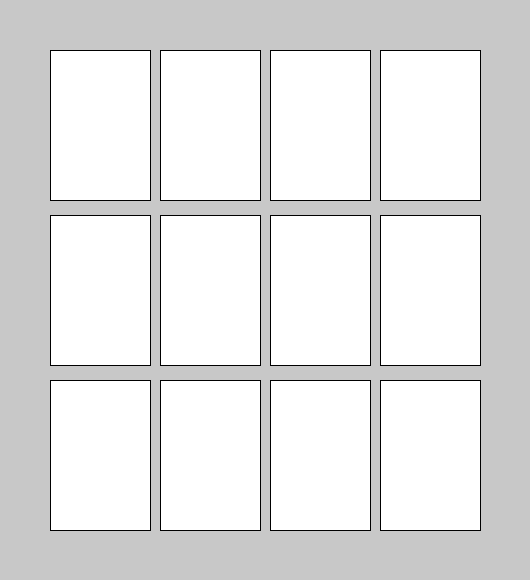
Frame 1 (no input)
Frame 60 (the mouse pressed at the canvas centre just before this capture): identical to frame 1, image omitted
Frame 120 (the mouse held since frame 60 and released just before this capture): identical to frame 1, image omitted

The Processing sketch that drew this single still picture (run headless with seeded random() and noise(); from frame 60 on, the mouse is pressed at the canvas centre):

// Processing sketch: processing_175438
// ── processing_175438.pde

Rectangle rect1;
Rectangle rect2;
Rectangle rect3;
Rectangle rect4;
Rectangle rect5;
Rectangle rect6;
Rectangle rect7;
Rectangle rect8;
Rectangle rect9;
Rectangle rect10;
Rectangle rect11;
Rectangle rect12;


int x1 = 50;
int x2 = 160;
int x3 = 270;
int x4 = 380;
int y1 = 50;
int y2 = 215;
int y3 = 380;

boolean inside1 = false;
boolean inside2 = false;
boolean inside3 = false ;
boolean inside4 = false;
boolean inside5 = false ;
boolean inside6 = false;
boolean inside7 = false ;
boolean inside8 = false;
boolean inside9 = false;
boolean inside10 = false;
boolean inside11 = false;
boolean inside12 = false;

int count = 0;

void setup() {
  size(530, 580);
  background(200);
  color red = (#DE3838);
  color blue = (#57D3F7);
  color green = (#57F776);
  color purple = (#AC57F7);
  color yellow = (#F7DD57);
  color orange= (#FF7B39);
  
 
  rect1 = new Rectangle(x1, y1, orange);
  rect2 = new Rectangle(x2, y1, purple);
  rect3 = new Rectangle(x3, y1, blue);
  rect4 = new Rectangle(x4, y1, red);
  rect5 = new Rectangle(x1, y2, green);
  rect6 = new Rectangle(x2, y2, yellow);
  rect7 = new Rectangle(x3, y2, red);
  rect8 = new Rectangle(x4, y2, blue);
  rect9 = new Rectangle(x1, y3, green);
  rect10 = new Rectangle(x2, y3, purple);
  rect11 = new Rectangle(x3, y3, yellow);
  rect12 = new Rectangle(x4, y3, orange);
  
  rect1.turnwhite();
  rect2.turnwhite();
  rect3.turnwhite();
  rect4.turnwhite();
  rect5.turnwhite();
  rect6.turnwhite();
  rect7.turnwhite();
  rect8.turnwhite();
  rect9.turnwhite();
  rect10.turnwhite();
  rect11.turnwhite();
  rect12.turnwhite();
}

void mouseClicked() {
  rect1.mouseClicked();
  rect2.mouseClicked(); 
  rect3.mouseClicked(); 
  rect4.mouseClicked();
  rect5.mouseClicked();
  rect6.mouseClicked(); 
  rect7.mouseClicked(); 
  rect8.mouseClicked();
  rect9.mouseClicked();
  rect10.mouseClicked(); 
  rect11.mouseClicked(); 
  rect12.mouseClicked();
  println("2 ="+  inside2);
  println("1 =" +inside1); 
  
   //count everytime the mouse is clicked
  count += 1;
}

void draw() {
  
  if ( count %2 ==0) {
    one();
    two();
    three();
    four();
    five();
    six();
    seven();
    eight();
    nine();
    ten();
    eleven();
    twelve();
    //see if 2 of a color have been clicked on
    reds();
    oranges();
    yellows();
    greens();
    blues();
    purples();
  }
  
  else {
    one();
    two();
    three();
    four();
    five();
    six();
    seven();
    eight();
    nine();
    ten();
    eleven();
    twelve();
  }
    rect1.display();
    rect2.display();
    rect3.display();
    rect4.display();
    rect5.display();
    rect6.display();
    rect7.display();
    rect8.display();
    rect9.display();
    rect10.display();
    rect11.display();
    rect12.display();
}

void one() {
  int locx = x1;
  int farx = 100 + locx;
  int locy = y1;
  int fary = 150 + locy;
  if (mouseX > locx && mouseX < farx && mouseY > locy && mouseY < fary ) {
    inside1 = true;
  }
}

 void two() {
  int locx = x2;
  int farx = 100 + locx;
  int locy = y1;
  int fary = 150 + locy;
  if (mouseX > locx && mouseX < farx && mouseY > locy && mouseY < fary ) {
    inside2 = true;
  }
 }
 
void three() {
  int locx = x3;
  int farx = 100 + locx;
  int locy = y1;
  int fary = 150 + locy;
  if (mouseX > locx && mouseX < farx && mouseY > locy && mouseY < fary ) {
    inside3 = true;
  }
} 

void four() {
  int locx = x3;
  int farx = 100 + locx;
  int locy = y1;
  int fary = 150 + locy;
  if (mouseX > locx && mouseX < farx && mouseY > locy && mouseY < fary ) {
    inside4 = true;
  }
} 

void five() {
  int locx = x1;
  int farx = 100 + locx;
  int locy = y2;
  int fary = 150 + locy;
  if (mouseX > locx && mouseX < farx && mouseY > locy && mouseY < fary ) {
    inside5 = true;
  }
} 

void six() {
  int locx = x2;
  int farx = 100 + locx;
  int locy = y2;
  int fary = 150 + locy;
  if (mouseX > locx && mouseX < farx && mouseY > locy && mouseY < fary ) {
    inside6 = true;
  }
} 

void seven() {
  int locx = x3;
  int farx = 100 + locx;
  int locy = y2;
  int fary = 150 + locy;
  if (mouseX > locx && mouseX < farx && mouseY > locy && mouseY < fary ) {
    inside7 = true;
  }
} 

void eight() {
  int locx = x4;
  int farx = 100 + locx;
  int locy = y2;
  int fary = 150 + locy;
  if (mouseX > locx && mouseX < farx && mouseY > locy && mouseY < fary ) {
    inside8 = true;
  }
} 

void nine() {
  int locx = x1;
  int farx = 100 + locx;
  int locy = y3;
  int fary = 150 + locy;
  if (mouseX > locx && mouseX < farx && mouseY > locy && mouseY < fary ) {
    inside9 = true;
  }
} 

void ten() {
  int locx = x2;
  int farx = 100 + locx;
  int locy = y3;
  int fary = 150 + locy;
  if (mouseX > locx && mouseX < farx && mouseY > locy && mouseY < fary ) {
    inside10 = true;
  }
} 

void eleven() {
  int locx = x3;
  int farx = 100 + locx;
  int locy = y3;
  int fary = 150 + locy;
  if (mouseX > locx && mouseX < farx && mouseY > locy && mouseY < fary ) {
    inside11 = true;
  }
} 

void twelve() {
  int locx = x4;
  int farx = 100 + locx;
  int locy = y3;
  int fary = 150 + locy;
  if (mouseX > locx && mouseX < farx && mouseY > locy && mouseY < fary ) {
    inside12 = true;
  }
} 

void reds() {
  if (inside4 && inside7 ) {
    rect4.takeaway();
    rect7.takeaway();
  }
 
  if (!inside4 && inside7 ) {
    rect4.turnwhite();
    rect7.turnwhite();
 
    inside7 = false;
  }
 
  if (inside4 && !inside7) {
    rect4.turnwhite();
    rect7.turnwhite();
 
    inside4 = false;
  }
}

void oranges() {
  if (inside1 && inside12 ) {
    rect1.takeaway();
    rect12.takeaway();
  }
 
  if (!inside1 && inside12 ) {
    rect1.turnwhite();
    rect12.turnwhite();
 
    inside12 = false;
  }
 
  if (inside1 && !inside12) {
    rect1.turnwhite();
    rect2.turnwhite();
 
    inside1 = false;
  }
}

void yellows() {
  if (inside6 && inside11 ) {
    rect6.takeaway();
    rect11.takeaway();
  }
 
  if (!inside6 && inside11 ) {
    rect6.turnwhite();
    rect11.turnwhite();
 
    inside11 = false;
  }
 
  if (inside6 && !inside11) {
    rect6.turnwhite();
    rect11.turnwhite();
 
    inside6 = false;
  }
}

void greens() {
  if (inside5 && inside9 ) {
    rect5.takeaway();
    rect9.takeaway();
  }
 
  if (!inside5 && inside9 ) {
    rect5.turnwhite();
    rect9.turnwhite();
 
    inside9 = false;
  }
 
  if (inside5 && !inside9) {
    rect5.turnwhite();
    rect9.turnwhite();
 
    inside5 = false;
  }
}

void blues() {
  if (inside3 && inside8 ) {
    rect3.takeaway();
    rect8.takeaway();
  }
 
  if (!inside3 && inside8 ) {
    rect3.turnwhite();
    rect8.turnwhite();
 
    inside8 = false;
  }
 
  if (inside3 && !inside8) {
    rect3.turnwhite();
    rect8.turnwhite();
 
    inside3 = false;
  }
}

void purples() {
  if (inside10 && inside2 ) {
    rect10.takeaway();
    rect2.takeaway();
  }
 
  if (!inside10 && inside2 ) {
    rect10.turnwhite();
    rect2.turnwhite();
 
    inside2 = false;
  }
 
  if (inside10 && !inside2) {
    rect10.turnwhite();
    rect2.turnwhite();
 
    inside10 = false;
  }
}


//Class

class Rectangle {
  
  int rectwidth ;
  int rectheight ;
  int locx;
  int locy;
  int farx;
  int fary;
  int border;
  color col;
  color vis;
  boolean colorclicked;
  boolean inside;
 
 
 
  Rectangle(int x, int y, color colo) {
 
    rectwidth = 100;
    rectheight = 150;
    locx = x;
    locy = y;
    farx = locx + 100;
    fary = locy + 150;
    col=colo;
    
  }
 
 
  void display() {
    fill(vis); 
    stroke(border); 
    rect(locx, locy, rectwidth, rectheight); 
  }
 
  void turnwhite() {
    vis = 255; 
    border = 0;
  }
 
  void mouseClicked() {
   
    if (mouseX > locx && mouseX < farx && mouseY > locy && mouseY < fary) {
      vis = col;
      border = 0;
    }
  }
  
  void takeaway() {
    border = 200;
    vis = 200;
  }
} 
